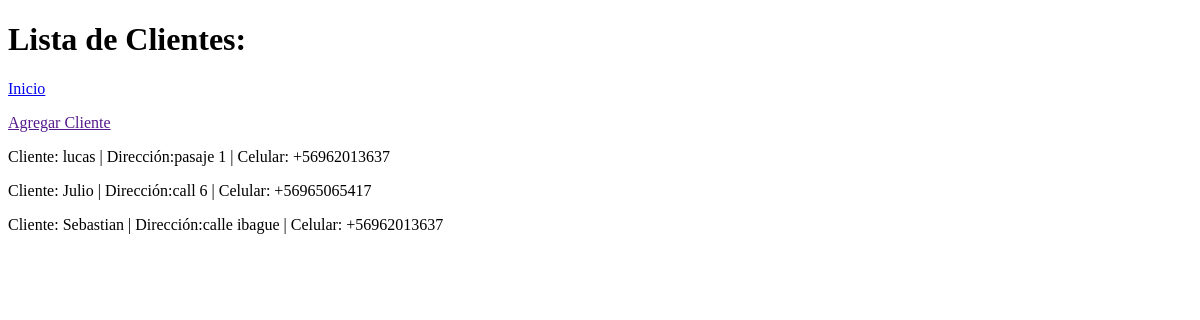
Page /clientes/ on the earlier database version.
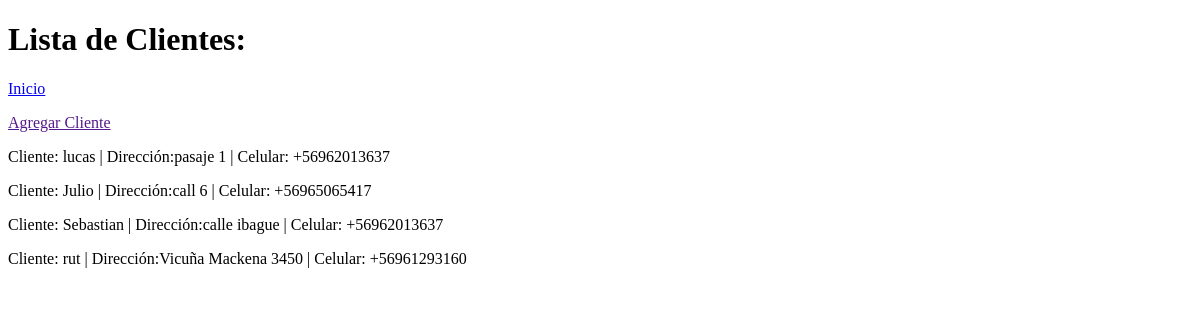
Same page on the later database version.
### Cliente/models.py (models this page shows)
class Cliente(models.Model):
	nombre = models.CharField(max_length = 200)
	direccion = models.CharField(max_length = 200)
	telefono = models.CharField(max_length = 12, blank = True, null = True)
	celular = models.CharField(max_length = 12)
	email = models.EmailField(max_length = 100)

### Cliente/views.py (the view)
# urls.py: url(r'^', views.ClienteList.as_view(),name='lista'),
class ClienteList(ListView):
	model = Cliente

### templates/Cliente/cliente_list.html (shortened to what this page needs)
{% extends 'base.html' %}
{% block titulo %}
	<h1>Lista de Clientes:</h1>
{% endblock %}
{% block contenido %}
	<p><a href="{% url 'inicio' %}">Inicio</a></p>
	<p><a href="">Agregar Cliente</a></p>
	{% for cliente in object_list %}
		<p>Cliente: {{cliente.nombre}}    |   Dirección:{{cliente.direccion}}    |	Celular: {{cliente.celular}}</p>
	{% endfor %}
{% endblock %}

### templates/base.html (shortened to what this page needs)
<!DOCTYPE html>
<html lang="en">
<head>
</head>
<body>
	{% block titulo %}
	{% endblock %}
	{% block contenido %}
	{% endblock %}
</body>
</html>

Differences in the rows shown:
added Cliente: nombre "rut", direccion "Vicuña Mackena 3450", celular "+56961293160"
